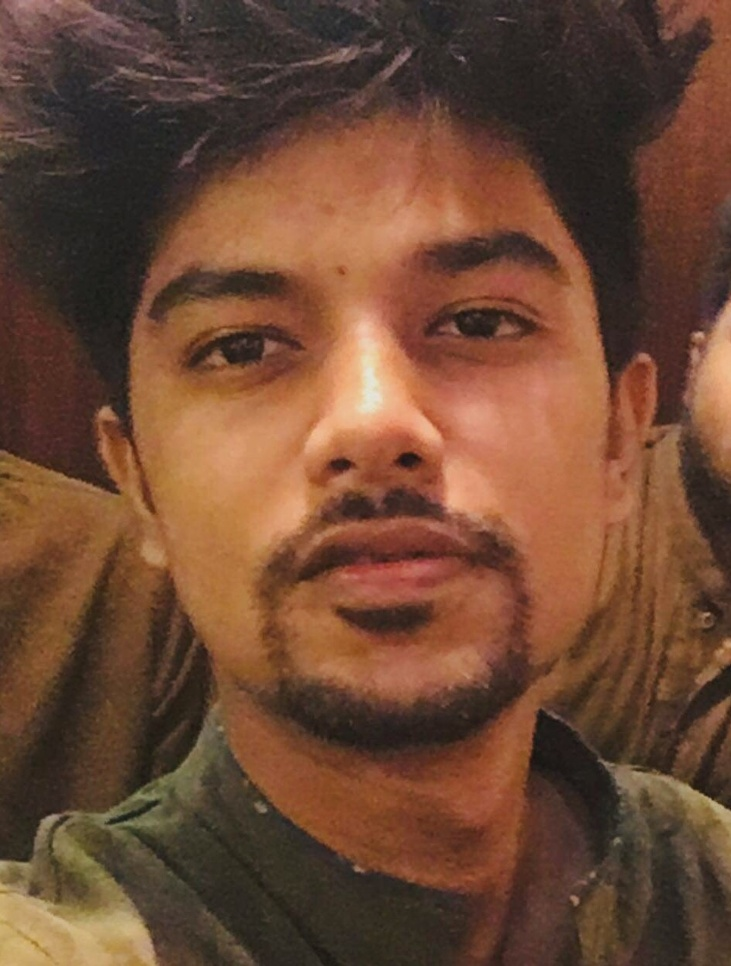
%> input picture faisal.jpg, 731 x 966 px, shrunk from 943 x 1246 before the run
$ octave Untitled.m   (GNU Octave 9; MATLAB toolbox functions it lacks are replaced by stand-ins)
%> lines starting %> are read from the running program, lines starting %| are printed output that depends on the picture
clear all
clc
%To detect Face
FDetect = vision.CascadeObjectDetector;
I = imread('faisal.jpg');
%> I is the input picture: size 966x731x3 uint8; mean R, G, B 109.6, 72.9, 52.3
BB = step(FDetect,I);
%> BB = [77 107 577 577]
blue=I(:,:,3);
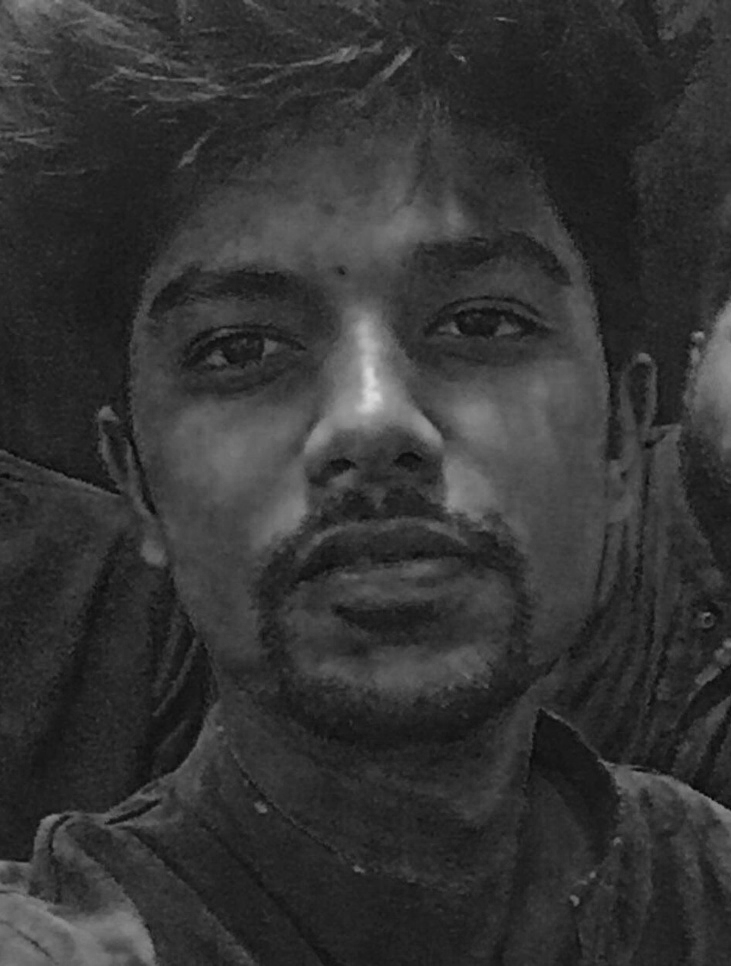
%> blue: size 966x731 uint8; min 2, max 219, mean 52.3
Face=imcrop(blue,BB);
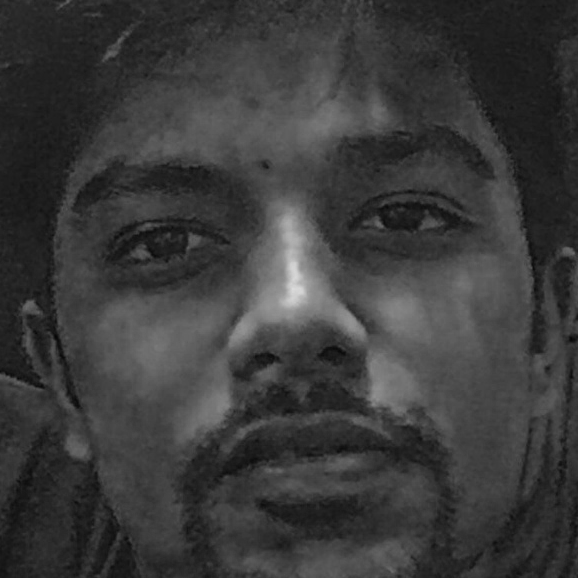
%> Face: size 578x578 uint8; min 5, max 219, mean 58.8
FaceRGB=imcrop(I,BB);
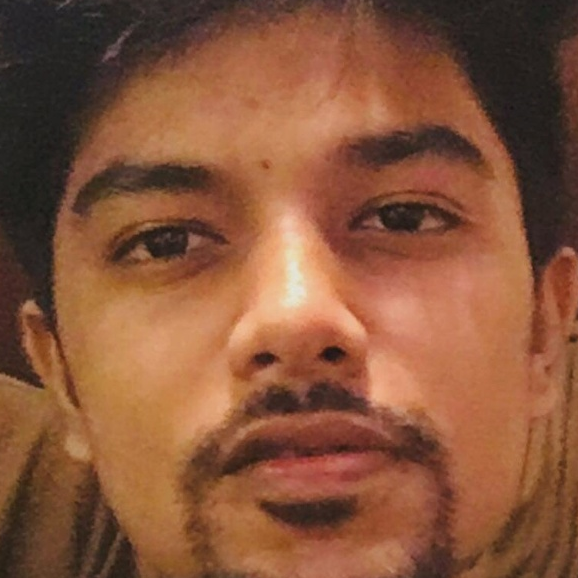
%> FaceRGB: size 578x578x3 uint8; mean R, G, B 135.1, 85.1, 58.8

%To detect Eyes
EyeDetect = vision.CascadeObjectDetector('EyePairBig');
%> (the run ends here)

$ run again, with download.jpg copied over faisal.jpg
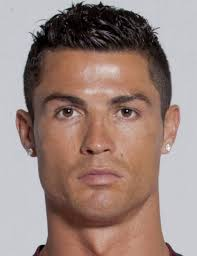
%> input picture download.jpg, 197 x 256 px
%> I is the input picture: size 256x197x3 uint8; mean R, G, B 155.4, 132.7, 125.6
%> BB = [27 54 143 143]
%> `Face=imcrop(blue,BB);`:
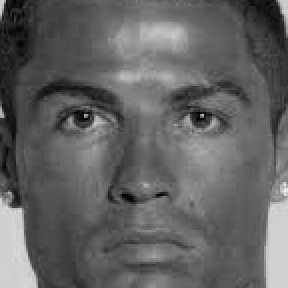
%> Face: size 144x144 uint8 (shown 2 times larger); min 0, max 244, mean 98.4
%> `FaceRGB=imcrop(I,BB);`:
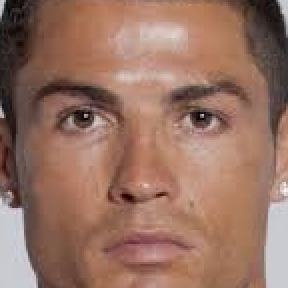
%> FaceRGB: size 144x144x3 uint8 (shown 2 times larger); mean R, G, B 151.2, 113.6, 98.4

$ run again, with john-cena-medium.jpg copied over faisal.jpg
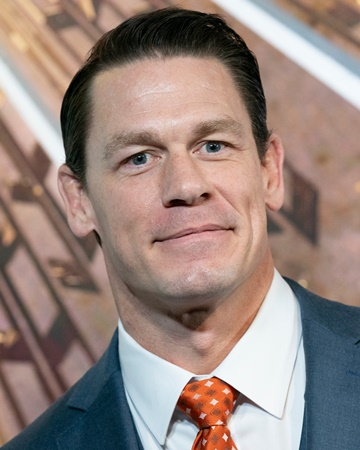
%> input picture john-cena-medium.jpg, 360 x 450 px
%> I is the input picture: size 450x360x3 uint8; mean R, G, B 150.8, 132.2, 125
%> BB = [78 70 208 208]
%> `Face=imcrop(blue,BB);`:
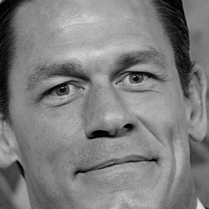
%> Face: size 209x209 uint8; min 0, max 222, mean 126.1
%> `FaceRGB=imcrop(I,BB);`:
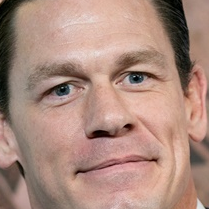
%> FaceRGB: size 209x209x3 uint8; mean R, G, B 171.3, 138.6, 126.1
